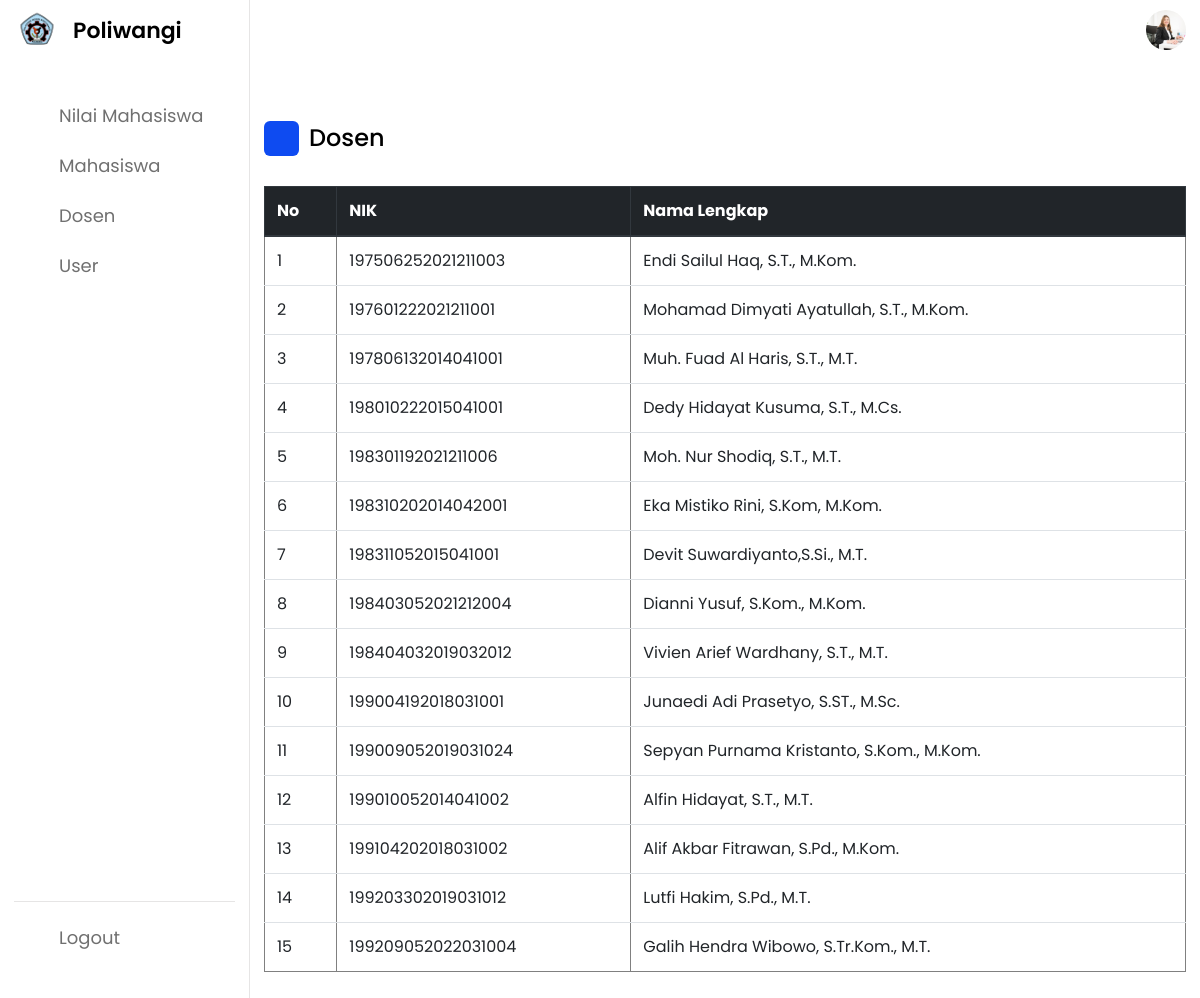
Screenshot of /dosen.php with the database file from the repository.
### tables this page shows
CREATE TABLE `tb_dosen` (
  `Id` int(11) NOT NULL,
  `Nama_Dosen` varchar(45) DEFAULT NULL,
  `NIK` varchar(45) DEFAULT NULL,
  `User_Id` int(11) DEFAULT NULL
);

### dosen.php (the view, shortened to what this page needs)
<?php
Class OperationsDosen extends Dosen {
    public function AmbilDataDosen() {
        include "koneksi.php";
        $query = "select * from tb_dosen order by NIK asc";
        $mysql = mysqli_query($koneksi,$query);
        return $mysql;
    }
}
$Dosen = new OperationsDosen();
?>
<!DOCTYPE html>
<html lang="en">
<head>
    <link rel="stylesheet" href="dosenstyle.css">
    <link rel="stylesheet" href="https://unicons.iconscout.com/release/v4.0.0/css/line.css">
    <link rel="stylesheet" href="https://cdn.jsdelivr.net/npm/bootstrap@4.0.0/dist/css/bootstrap.min.css">
</head>
<body>
    <nav>
        <div class="logo-name">
            <div class="logo-image">
                <img src="asset/poliwangi.png" alt="">
            </div>
            <span class="logo_name">Poliwangi</span>
        </div>
        <div class="menu-items">
        <ul class="nav-links">
                <li><a href="admin.php">
                    <i class="uil uil-file-graph"></i>
                    <span class="link-name">Nilai Mahasiswa</span>
                </a></li>
                <li><a href="mahasiswa.php">
                    <i class="uil uil-book-reader"></i>
                    <span class="link-name">Mahasiswa</span>
                </a></li>
                <li><a href="dosen.php">
                    <i class="uil uil-user-md"></i>
                    <span class="link-name">Dosen</span>
                </a></li>
                <li><a href="user-plus.php">
                    <i class="uil uil-user-plus"></i>
                    <span class="link-name">User</span>
                </a></li>
            </ul>
            <ul class="logout-mode">
                <li><a href="index.php">
                    <i class="uil uil-sign-out-alt"></i>
                    <span class="link-name">Logout</span>
                </a></li>
                <li class="mode">
                <div class="mode-toggle">
                </div>
            </li>
            </ul>
        </div>
    </nav>
    <section class="dashboard">
        <div class="top">
            <img src="asset/admin.jpg" alt="">
        </div>
        <div class="dash-content">
            <div class="overview">
                <div class="title">
                    <i class="uil uil-user-md"></i>
                    <span class="text">Dosen</span>
                </div>
                <table class="table" border="1">
                    <thead class="thead-dark">
                    <tr>
                        <th scope="col">No</th>
                        <th scope="col">NIK</th>
                        <th scope="col">Nama Lengkap</th>
                    </tr>
                    </thead>
                    <?php
                    $mysql = $Dosen->AmbilDataDosen();
                    $i = 1;
                    while($tampil = mysqli_fetch_assoc($mysql)) {
                    echo "
                    <tr>
                        <td>$i</td>
                        <td>$tampil[NIK]</td>
                        <td>$tampil[Nama_Dosen]</td>
                    </tr>
                    ";
                    $i++;
                    }
                    ?>
                </table>
        </div>
    </section>
</body>
</html>

### dosenstyle.css (style rules this page uses)
* { margin: 0; padding: 0; box-sizing: border-box; font-family: 'Poppins', sans-serif; }
:root { --primary-color: #0E4BF1; --panel-color: #FFF; --text-color: #000; --black-light-color: #707070; --border-color: #e6e5e5; --toggle-color: #DDD; --box1-color: #4DA3FF; --box2-color: #FFE6AC; --box3-color: #E7D1FC; --title-icon-color: #fff; --tran-05: all 0.5s ease; --tran-03: all 0.3s ease; --tran-03: all 0.2s ease; }
body { min-height: 100vh; background-color: var(--primary-color); }
nav { position: fixed; top: 0; left: 0; height: 100%; width: 250px; padding: 10px 14px; background-color: var(--panel-color); border-right: 1px solid var(--border-color); transition: var(--tran-05); }
nav .logo-name { display: flex; align-items: center; }
nav .logo-image { display: flex; justify-content: center; min-width: 45px; }
nav .logo-image img { width: 40px; object-fit: cover; border-radius: 50%; }
nav .logo-name .logo_name { font-size: 22px; font-weight: 600; color: var(--text-color); margin-left: 14px; transition: var(--tran-05); }
nav .menu-items { margin-top: 40px; height: calc(100% - 90px); display: flex; flex-direction: column; justify-content: space-between; }
.menu-items li { list-style: none; }
.menu-items li a { display: flex; align-items: center; height: 50px; text-decoration: none; position: relative; }
.menu-items li a i { font-size: 24px; min-width: 45px; height: 100%; display: flex; align-items: center; justify-content: center; color: var(--black-light-color); }
.menu-items li a .link-name { font-size: 18px; font-weight: 400; color: var(--black-light-color); transition: var(--tran-05); }
.menu-items .logout-mode { padding-top: 10px; border-top: 1px solid var(--border-color); }
.menu-items .mode { display: flex; align-items: center; white-space: nowrap; }
.menu-items .mode-toggle { position: absolute; right: 14px; height: 50px; min-width: 45px; display: flex; align-items: center; justify-content: center; cursor: pointer; }
.dashboard { position: relative; left: 250px; background-color: var(--panel-color); min-height: 100vh; width: calc(100% - 250px); padding: 10px 14px; transition: var(--tran-05); }
.dashboard .top { position: fixed; top: 0; left: 250px; display: flex; width: calc(100% - 250px); justify-content: space-between; align-items: center; padding: 10px 14px; background-color: (--panel-color); transition: var(--tran-05); z-index: 10; }
.top img { width: 40px; border-radius: 50%; }
.dashboard .dash-content { padding-top: 50px; }
.dash-content .title { display: flex; align-items: center; margin: 60px 0 30px 0; }
.dash-content .title i { position: relative; height: 35px; width: 35px; background-color: var(--primary-color); border-radius: 6px; color: var(--title-icon-color); display: flex; align-items: center; justify-content: center; font-size: 24px; }
.dash-content .title .text { font-size: 24px; font-weight: 500; color: var(--text-color); margin-left: 10px; }

### rows the page displays
tb_dosen: NIK "197506252021211003", Nama_Dosen "Endi Sailul Haq, S.T., M.Kom."
tb_dosen: NIK "197601222021211001", Nama_Dosen "Mohamad Dimyati Ayatullah, S.T., M.Kom."
tb_dosen: NIK "197806132014041001", Nama_Dosen "Muh. Fuad Al Haris, S.T., M.T."
tb_dosen: NIK "198010222015041001", Nama_Dosen "Dedy Hidayat Kusuma, S.T., M.Cs."
tb_dosen: NIK "198301192021211006", Nama_Dosen "Moh. Nur Shodiq, S.T., M.T."
tb_dosen: NIK "198310202014042001", Nama_Dosen "Eka Mistiko Rini, S.Kom, M.Kom."
tb_dosen: NIK "198311052015041001", Nama_Dosen "Devit Suwardiyanto,S.Si., M.T."
tb_dosen: NIK "198403052021212004", Nama_Dosen "Dianni Yusuf, S.Kom., M.Kom."
tb_dosen: NIK "198404032019032012", Nama_Dosen "Vivien Arief Wardhany, S.T., M.T."
tb_dosen: NIK "199004192018031001", Nama_Dosen "Junaedi Adi Prasetyo, S.ST., M.Sc."
tb_dosen: NIK "199009052019031024", Nama_Dosen "Sepyan Purnama Kristanto, S.Kom., M.Kom."
tb_dosen: NIK "199010052014041002", Nama_Dosen "Alfin Hidayat, S.T., M.T."
tb_dosen: NIK "199104202018031002", Nama_Dosen "Alif Akbar Fitrawan, S.Pd., M.Kom."
tb_dosen: NIK "199203302019031012", Nama_Dosen "Lutfi Hakim, S.Pd., M.T."
tb_dosen: NIK "199209052022031004", Nama_Dosen "Galih Hendra Wibowo, S.Tr.Kom., M.T."
